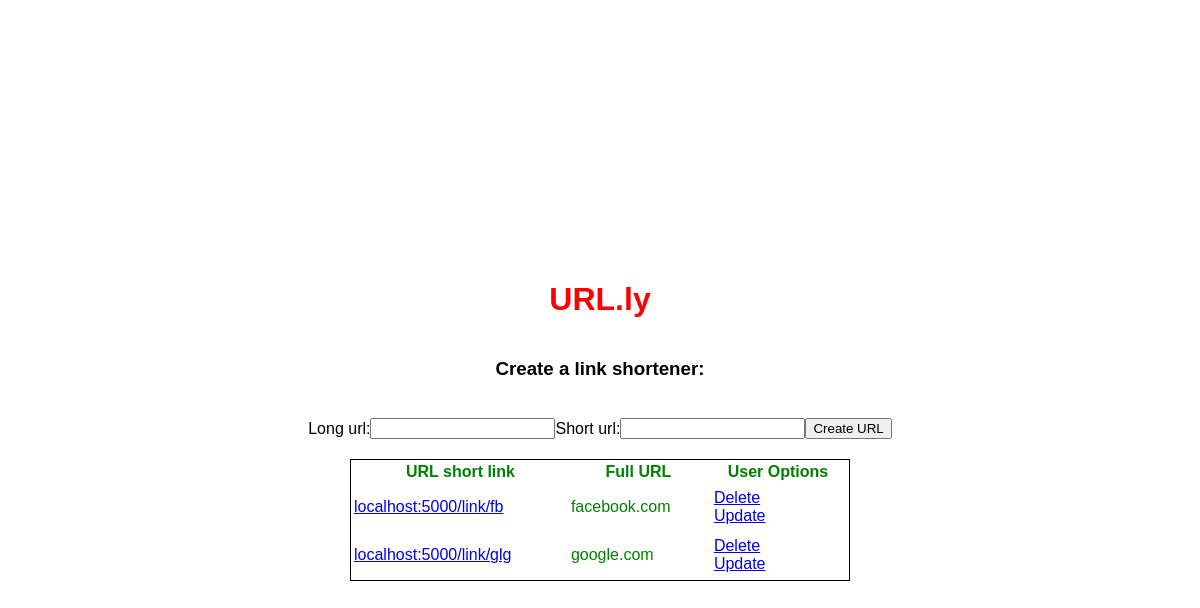
/, run on an earlier commit of the app's database.
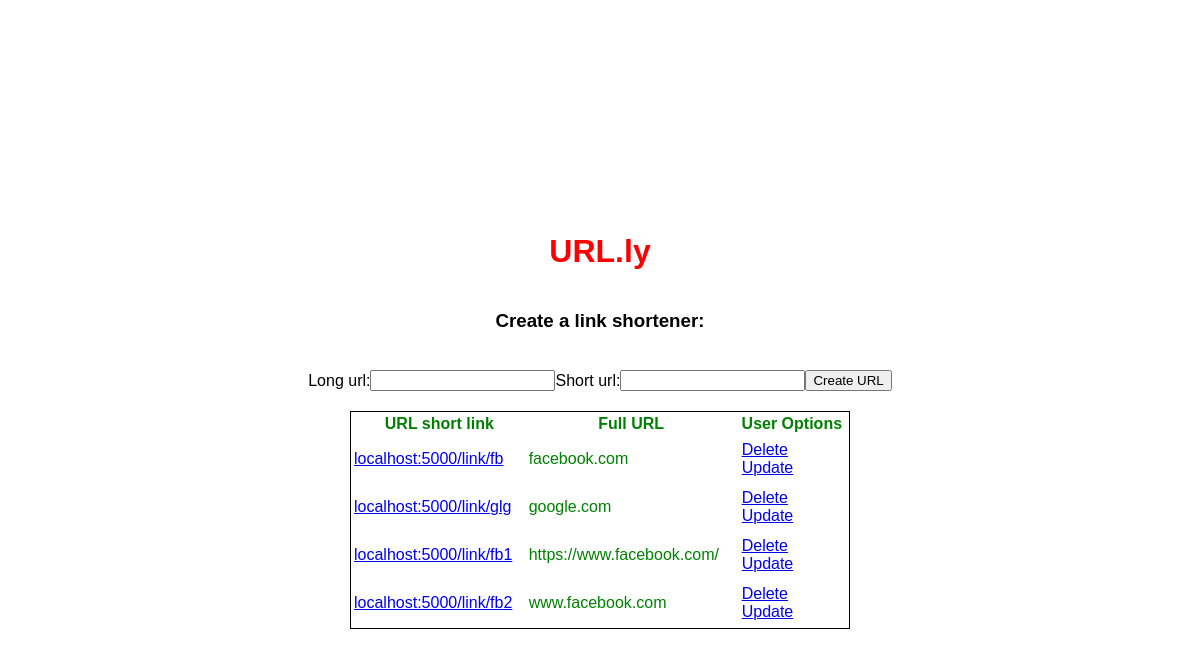
And on a later commit of the database.
### app.py (models this page shows)
class YourUrl(db.Model):
    id = db.Column(db.Integer, primary_key=True)
    long_url = db.Column(db.String(200), nullable=False)
    short_url = db.Column(db.String(200), unique=True, nullable=False)
    date_created = db.Column(db.DateTime, default=datetime.utcnow)

### app.py (the view)
@app.route('/', methods=['POST', 'GET'])
def index():
    if request.method == 'POST':
        link_long_url = request.form['long_url']
        link_short_url = request.form['short_url']
        new_url = YourUrl(long_url = link_long_url, short_url = link_short_url)
        try:
            db.session.add(new_url)
            db.session.commit()
            return redirect('/')
        except:
            return 'There was an issue adding your task'
    else:
        all_urls = YourUrl.query.order_by(YourUrl.date_created).all()
        return render_template('index.html', all_the_urls=all_urls)

### templates/index.html
{% extends 'base.html'%}
{% block body %}
        <h1>URL.ly</h1>
        <h3>Create a link shortener:</h3>
        <form action="/" method="POST">
            <label>Long url:</label>
            <input type="text" name="long_url" id="long_url">
            <label>Short url:</label>
            <input type="text" name="short_url" id="short_url">
            <input type="submit" value="Create URL">
        </form>
        {% if all_the_urls|length < 1 %}
        <h1>There are no urls create one below:</1>
        {% else %}
        <table>
            <tr>
                <th>URL short link</th>
                <th>Full URL</th>
                <th>User Options</th>
            </tr>
            {% for url_link in all_the_urls %}
            <tr>
                <td>
                    <a href="/link/{{url_link.short_url}}">localhost:5000/link/{{ url_link.short_url  }}</a>
                </td>
                <td>{{ url_link.long_url }}</td>
                <td class="user-options">
                    <a href="/delete/{{url_link.id}}">Delete</a>
                    <br />
                    <a href="/update/{{url_link.id}}">Update</a>
                </td>
            </tr>
            {% endfor %}
        </table>
        {% endif %}
{% endblock%}

What changed in the data, as far as the page shows it:
added YourUrl: short_url "fb1", long_url "https://www.facebook.com/"
added YourUrl: short_url "fb2", long_url "www.facebook.com"
